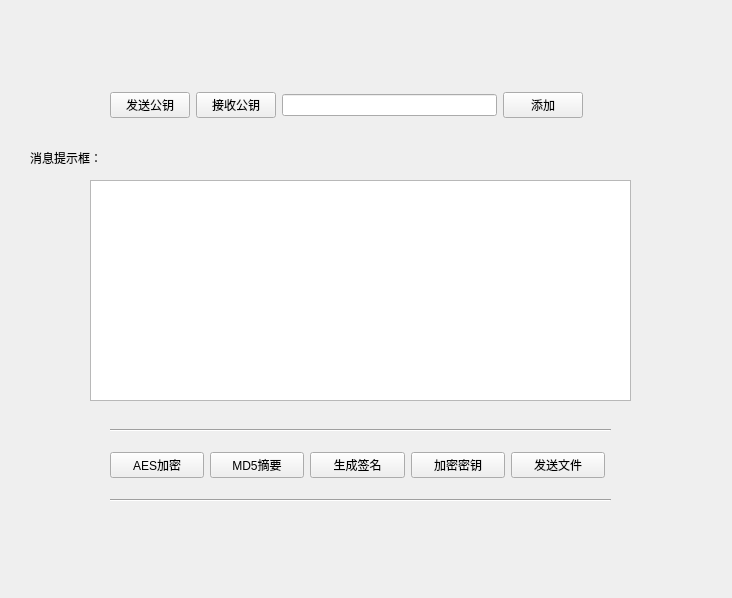
<?xml version="1.0" encoding="UTF-8"?>
<ui version="4.0">
 <class>Form</class>
 <widget class="QWidget" name="Form">
  <property name="geometry">
   <rect>
    <x>0</x>
    <y>0</y>
    <width>732</width>
    <height>598</height>
   </rect>
  </property>
  <property name="windowTitle">
   <string>Form</string>
  </property>
  <widget class="QLabel" name="label_File_List">
   <property name="geometry">
    <rect>
     <x>30</x>
     <y>150</y>
     <width>121</width>
     <height>16</height>
    </rect>
   </property>
   <property name="text">
    <string>消息提示框：</string>
   </property>
  </widget>
  <widget class="Line" name="line_5">
   <property name="geometry">
    <rect>
     <x>110</x>
     <y>420</y>
     <width>501</width>
     <height>20</height>
    </rect>
   </property>
   <property name="orientation">
    <enum>Qt::Horizontal</enum>
   </property>
  </widget>
  <widget class="QTextEdit" name="textEdit">
   <property name="geometry">
    <rect>
     <x>90</x>
     <y>180</y>
     <width>541</width>
     <height>221</height>
    </rect>
   </property>
  </widget>
  <widget class="Line" name="line">
   <property name="geometry">
    <rect>
     <x>110</x>
     <y>490</y>
     <width>501</width>
     <height>20</height>
    </rect>
   </property>
   <property name="orientation">
    <enum>Qt::Horizontal</enum>
   </property>
  </widget>
  <widget class="QWidget" name="layoutWidget">
   <property name="geometry">
    <rect>
     <x>110</x>
     <y>450</y>
     <width>495</width>
     <height>30</height>
    </rect>
   </property>
   <layout class="QHBoxLayout" name="horizontalLayout_2">
    <item>
     <widget class="QPushButton" name="pushButton_AES_encrypted">
      <property name="text">
       <string>AES加密</string>
      </property>
     </widget>
    </item>
    <item>
     <widget class="QPushButton" name="pushButton_MD5">
      <property name="text">
       <string>MD5摘要</string>
      </property>
     </widget>
    </item>
    <item>
     <widget class="QPushButton" name="pushButton_general_sign">
      <property name="text">
       <string>生成签名</string>
      </property>
     </widget>
    </item>
    <item>
     <widget class="QPushButton" name="pushButton_encrypted_AES_key">
      <property name="text">
       <string>加密密钥</string>
      </property>
     </widget>
    </item>
    <item>
     <widget class="QPushButton" name="pushButton_Sending">
      <property name="text">
       <string>发送文件</string>
      </property>
     </widget>
    </item>
   </layout>
  </widget>
  <widget class="QWidget" name="">
   <property name="geometry">
    <rect>
     <x>110</x>
     <y>90</y>
     <width>473</width>
     <height>30</height>
    </rect>
   </property>
   <layout class="QHBoxLayout" name="horizontalLayout">
    <item>
     <widget class="QPushButton" name="pushButton_send_file">
      <property name="text">
       <string>发送公钥</string>
      </property>
     </widget>
    </item>
    <item>
     <widget class="QPushButton" name="RecieveButton">
      <property name="text">
       <string>接收公钥</string>
      </property>
     </widget>
    </item>
    <item>
     <widget class="QLineEdit" name="lineEdit"/>
    </item>
    <item>
     <widget class="QPushButton" name="pushButton_input_file">
      <property name="text">
       <string>添加</string>
      </property>
     </widget>
    </item>
   </layout>
  </widget>
 </widget>
 <resources/>
 <connections/>
</ui>
